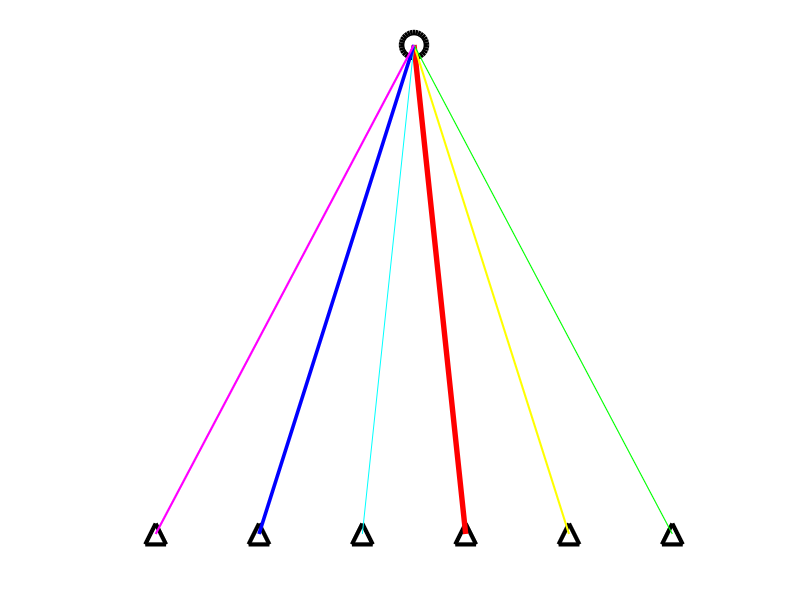

The MATLAB script that drew this image:
% clf
d = 1;
ms = 15;
nlw = 3;
elw = 4;

ec = hsv(6);

plot(0, 1, 'ko', 'markersize',1.2*ms, 'linewidth',nlw+1)

hold all
for k = 1 : 3
    plot(k*d-d/2, 0, 'k^', 'markersize',ms, 'linewidth',nlw)
    line([0 k*d-d/2], [1 0], 'linewidth', rand*elw, 'color', ec(k, :));
    
    plot(-k*d+d/2, 0, 'k^', 'markersize',ms, 'linewidth',nlw)
    line([0 -k*d+d/2], [1 0], 'linewidth', rand*elw, 'color', ec(3+k, :));
end

% colorbar

axis off; box off